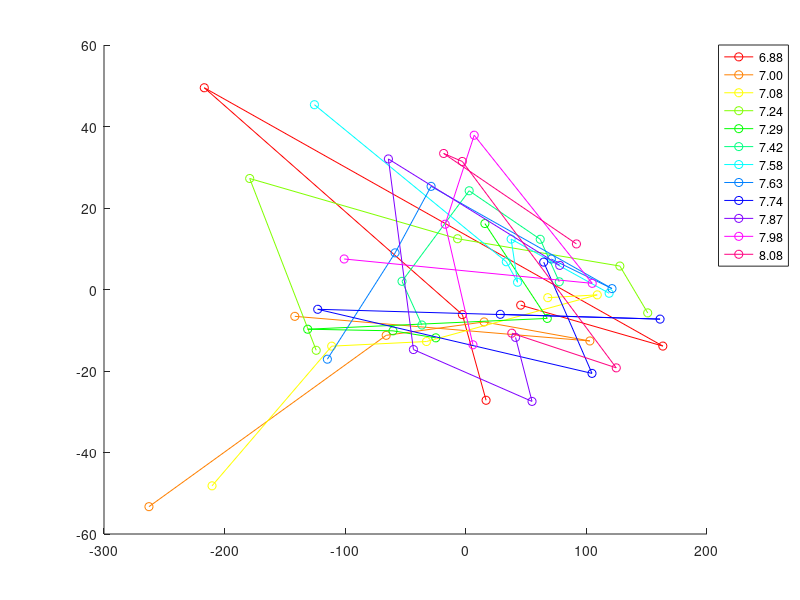
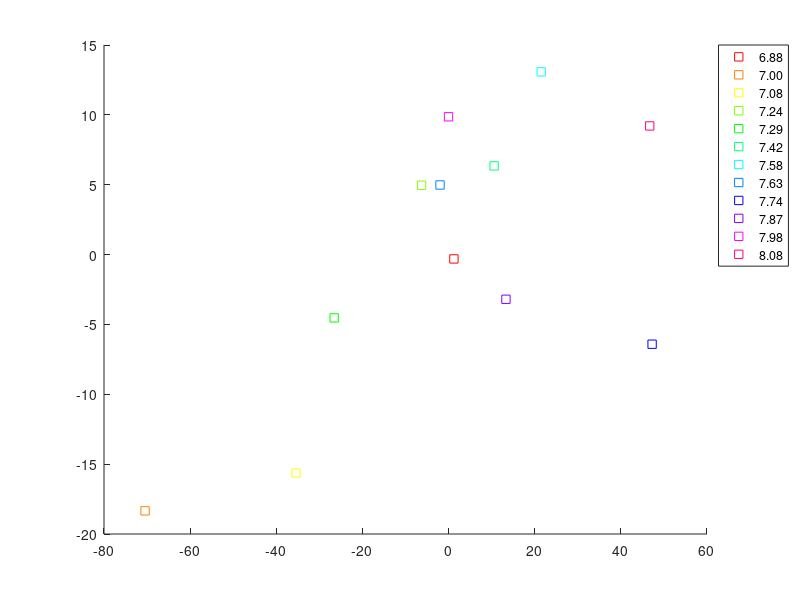
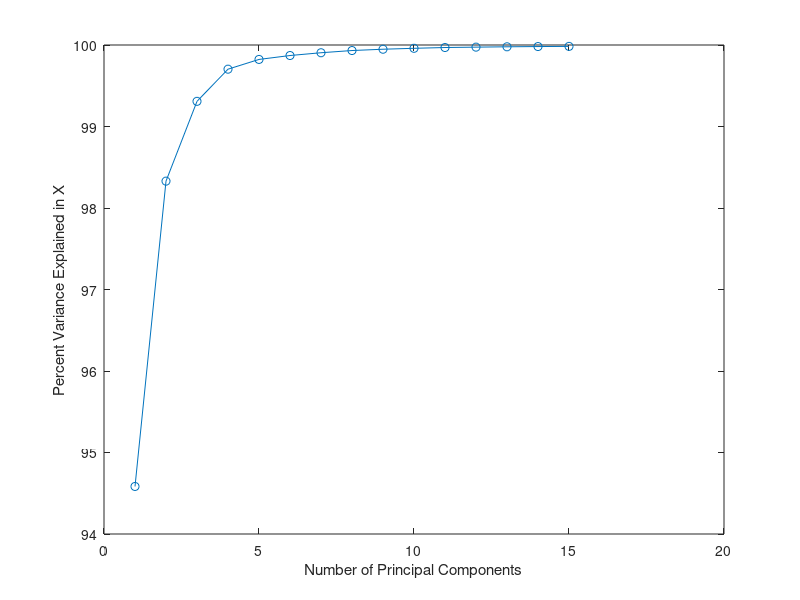
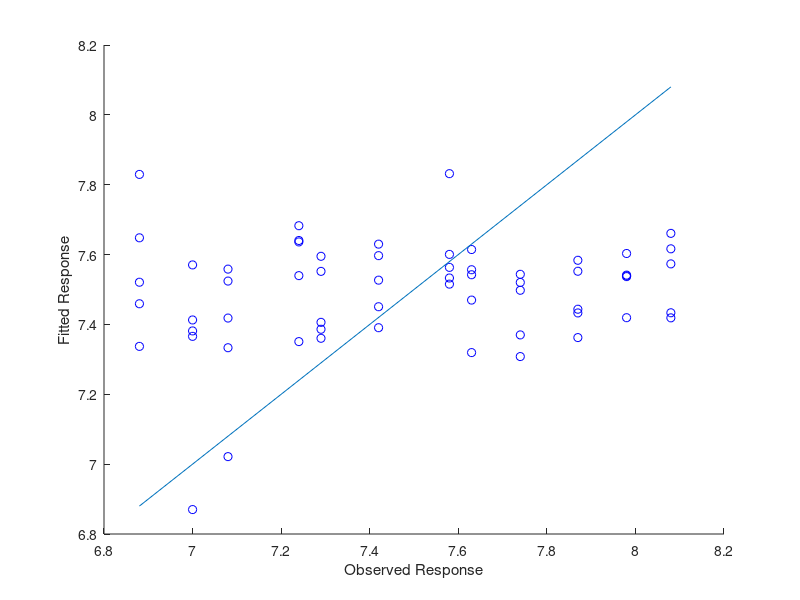

The MATLAB source for these figures, in order:
clear; close all; clc


nlevels = 12;
nreps = 5;

%% Virtualization
fprintf('Visualizing dataset for PCA.\n\n');
cc = hsv(nlevels);
load samples_chip1_new;
load pH2;

featurenum = size(X, 1);

X = X';
sumup = X(:,22);
X = bsxfun(@rdivide,X,sumup);
[~,PCAScores,~,~,EXPLAINED] = pca(X);
[n,m] = size(X);

figure('name', 'PCA');
hold on;
pHindex = zeros(nlevels, 1);
for i = 0:nlevels - 1
    plot(PCAScores(i*nreps+1:i*nreps+nreps,1), PCAScores(i*nreps+1:i*nreps+nreps,2), 'o-', 'color', cc(i+1,:));
    pHindex(i + 1) = i * nreps + 1;
end

legendCell = cellstr(num2str(pH(pHindex), '%.2f'));
legend(legendCell, 'Location', 'BestOutside');
hold off;

figure('name', 'PCA');
hold on;
for i = 0:nlevels - 1
    plot(mean(PCAScores(i*nreps+1:i*nreps+nreps,1)), mean(PCAScores(i*nreps+1:i*nreps+nreps,2)), 's', 'color', cc(i+1,:));
end

legend(legendCell, 'Location', 'BestOutside');
hold off;

fprintf('Program paused. Press enter to continue.\n\n');
pause;


%% Explaination
fprintf('Plotting the explanation of PLS.\n\n');
figure('name', 'Explain');
plot(1:15, cumsum(EXPLAINED(1:15)),'o-');
xlabel('Number of Principal Components');
ylabel('Percent Variance Explained in X');
fprintf('Program paused. Press enter to continue.\n\n');
pause;

%% Evaluation
% Divide dataset into training set and testing set and evaluate the model.
load index;

compcnt = 12;
v = zeros(compcnt*nreps, featurenum);

for k = 1:compcnt
    tot = 0;
    figure('name', num2str(2*k, 'PCR with %d Components'));
    hold on;
    
    
    for i = 1:nreps
        test = (indices == i); train = ~test;
        Xtrain = X(train,:);
        pHtrain = pH(train);
        Xtest = X(test,:);
        pHtest = pH(test);

        [PCALoadings,PCAScores,PCAVar,TSQUARED,EXPLAINED] = pca(Xtrain);
        betaPCR = regress(pHtrain - mean(pHtrain), PCAScores(:,1:2*k));
        betaPCR = PCALoadings(:,1:2*k) * betaPCR;
               
        v((k-1)*nreps+i, :) = betaPCR';
        
        betaPCR = [mean(pHtrain) - mean(Xtrain) * betaPCR; betaPCR];
        yfitPCR = [ones(size(Xtest,1),1) Xtest] * betaPCR;
        plot(pHtest,yfitPCR,'bo');
        xlabel('Observed Response');
        ylabel('Fitted Response');

        SMSE = (sum((yfitPCR - pHtest) .^ 2) / sum((pHtest - mean(pHtest)) .^ 2)) / nlevels;
        tot = tot + SMSE;
    end
    lx = [min(pHtest) max(pHtest)];
    ly = lx;
    plot(lx, ly);
    hold off;

    fprintf('The average of standardized mean squared error with %d components is %f\n', 2*k, tot / nreps);
end

figure('name', 'Figure for v');
[PCALoadings,PCAScores,PCAVar,TSQUARED,EXPLAINED] = pca(v);
hold on;
for i = 0:compcnt - 1
    plot(PCAScores(i*nreps+1:i*nreps+nreps,1), PCAScores(i*nreps+1:i*nreps+nreps,2), 's-', 'color', cc(i+1,:));
end

legendCell = cellstr(num2str(((1:5)*2)', '%d components'));
legend(legendCell, 'Location', 'BestOutside');
hold off;
